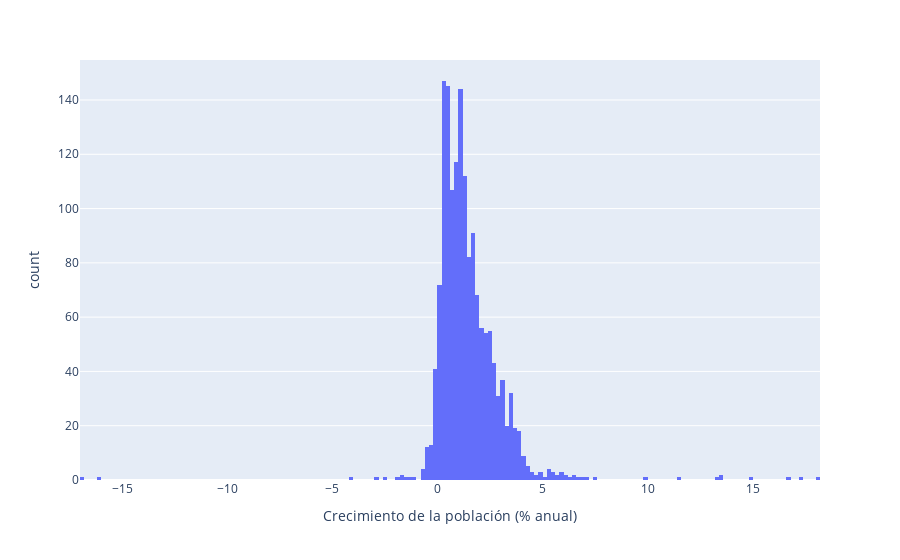
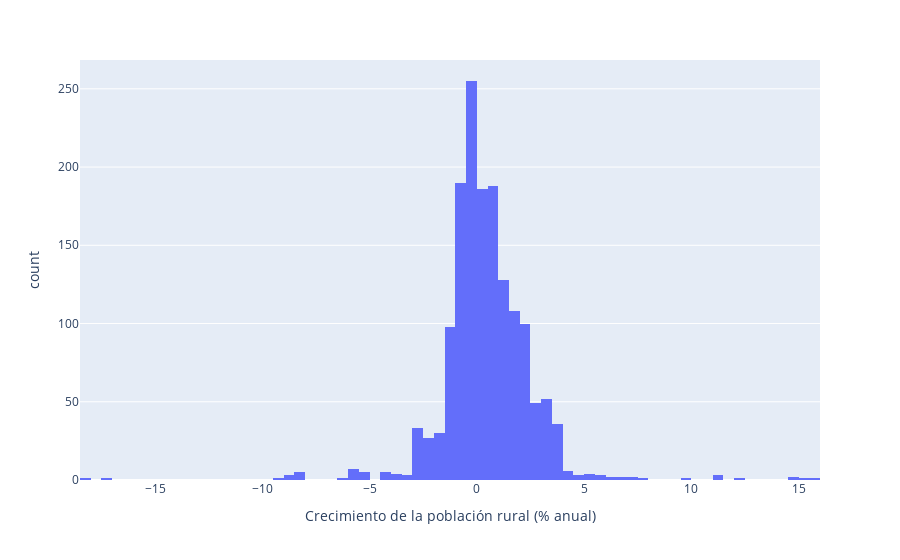
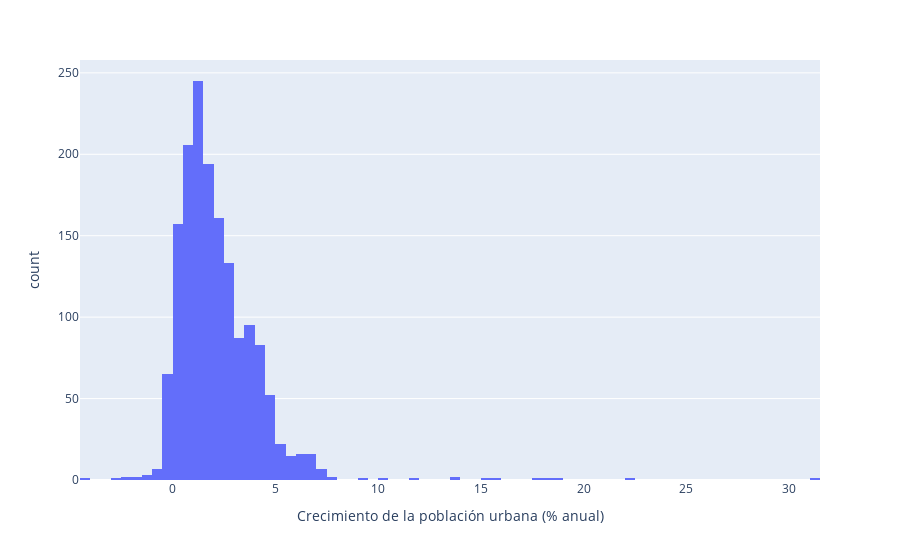

The code cell stored with these charts, in order, in its notebook:
### Code cell
for i in df_pivoted.columns[2:]:
    fig = px.histogram(data_frame=df_pivoted, x=i)
    fig.show()

### Figure 1 — Plotly figure (JSON) as saved in the notebook; plotly's stock layout.template omitted (floating-point values rounded to 4 significant figures; data arrays with more than 128 entries replaced by an {"elided": "..."} marker saying what was removed)
{"data": [{"alignmentgroup": "True", "bingroup": "x", "hovertemplate": "Crecimiento de la población (% anual)=%{x}<br>count=%{y}<extra></extra>", "legendgroup": "", "marker": {"color": "#636efa", "pattern": {"shape": ""}}, "name": "", "offsetgroup": "", "orientation": "v", "showlegend": false, "type": "histogram", "x": {"elided": "1584 float values"}, "xaxis": "x", "yaxis": "y"}], "layout": {"barmode": "relative", "legend": {"tracegroupgap": 0}, "margin": {"t": 60}, "xaxis": {"anchor": "y", "domain": [0, 1], "title": {"text": "Crecimiento de la población (% anual)"}}, "yaxis": {"anchor": "x", "domain": [0, 1], "title": {"text": "count"}}}}

### Figure 2 — Plotly figure (JSON) as saved in the notebook; plotly's stock layout.template omitted (floating-point values rounded to 4 significant figures; data arrays with more than 128 entries replaced by an {"elided": "..."} marker saying what was removed)
{"data": [{"alignmentgroup": "True", "bingroup": "x", "hovertemplate": "Crecimiento de la población rural (% anual)=%{x}<br>count=%{y}<extra></extra>", "legendgroup": "", "marker": {"color": "#636efa", "pattern": {"shape": ""}}, "name": "", "offsetgroup": "", "orientation": "v", "showlegend": false, "type": "histogram", "x": {"elided": "1584 float values"}, "xaxis": "x", "yaxis": "y"}], "layout": {"barmode": "relative", "legend": {"tracegroupgap": 0}, "margin": {"t": 60}, "xaxis": {"anchor": "y", "domain": [0, 1], "title": {"text": "Crecimiento de la población rural (% anual)"}}, "yaxis": {"anchor": "x", "domain": [0, 1], "title": {"text": "count"}}}}

### Figure 3 — Plotly figure (JSON) as saved in the notebook; plotly's stock layout.template omitted (floating-point values rounded to 4 significant figures; data arrays with more than 128 entries replaced by an {"elided": "..."} marker saying what was removed)
{"data": [{"alignmentgroup": "True", "bingroup": "x", "hovertemplate": "Crecimiento de la población urbana (% anual)=%{x}<br>count=%{y}<extra></extra>", "legendgroup": "", "marker": {"color": "#636efa", "pattern": {"shape": ""}}, "name": "", "offsetgroup": "", "orientation": "v", "showlegend": false, "type": "histogram", "x": {"elided": "1584 float values"}, "xaxis": "x", "yaxis": "y"}], "layout": {"barmode": "relative", "legend": {"tracegroupgap": 0}, "margin": {"t": 60}, "xaxis": {"anchor": "y", "domain": [0, 1], "title": {"text": "Crecimiento de la población urbana (% anual)"}}, "yaxis": {"anchor": "x", "domain": [0, 1], "title": {"text": "count"}}}}
